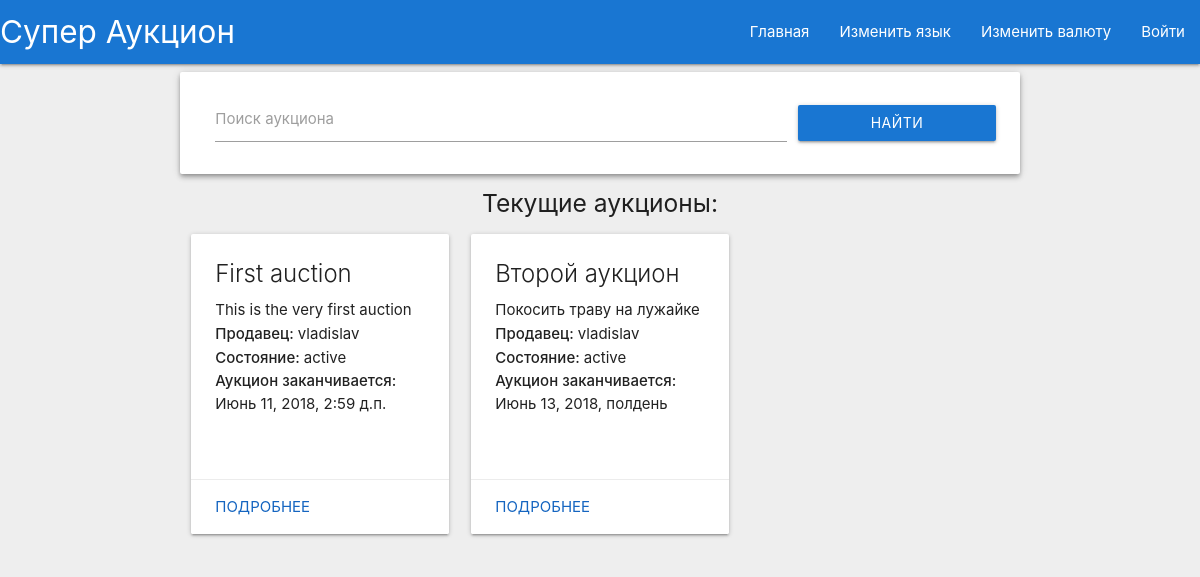
The page /browse/ on the database its author committed.
### AuctionApp/models.py (models this page shows, shortened)
class Auction(models.Model):
    title = models.CharField(max_length=100)
    description = models.CharField(max_length=1000)
    seller = models.CharField(max_length=100)
    minimum_price = models.FloatField()
    deadline = models.DateTimeField()
    state = models.CharField(max_length=50)

### AuctionApp/views.py (the view)
# urls.py: url(r'^browse/(?P<id>[0-9]+)/', browse_auction),
def browse(request):
    if request.method == 'POST':
        search_word = request.POST.get('search')
        auctions = models.Auction.objects.filter(title__contains=search_word)
    else:
        auctions = models.Auction.objects.all()
    return render(request, 'browse.html', {'auctions': auctions})

### templates/browse.html (shortened to what this page needs)
{%  extends "base.html" %}
{% load i18n %}
{% block content %}
    <div class="search-form card-panel z-depth-2">
        <form method="post" action="/browse/" class="row valign-wrapper">
            <div class="input-field col s9">
                <input id="search-input" type="text" name="search" value="">
                <label for="search-input">{% trans "Search for auctions" %}</label>
            </div>
            <button type="submit" value="Submit" class="btn waves-effect waves-light blue darken-2 col s3">
                {% trans 'Search' %}
            </button>
        </form>
    </div>
    <h5 class="center-align">{% trans 'Current auctions: ' %}</h5>
    <div class="auction-list row">
        {% for auction in auctions %}
            {% if auction.state == 'active' %}
                <div class="col s12 m4">
                    <div class="card small hoverable">
                        <div class="card-content">
                            <span class="card-title grey-text text-darken-4">
                                {{ auction.title }}
                            </span>
                            <p>{{ auction.description }}</p>
                            <p><strong>{% trans "Seller: " %}</strong>{{ auction.seller }}</p>
                            <p><strong>{% trans "State: " %}</strong>{{ auction.state }}</p>
                            <span><strong>{% trans 'Auction deadline: ' %}</strong>{{ auction.deadline }}</span>
                        </div>
                        <div class="card-action">
                            <a class="blue-text text-darken-3" href="/browse/{{ auction.id }}/">{% trans 'Details' %}</a>
                        </div>
                    </div>
                </div>
            {% endif %}
        {% endfor %}
    </div>
{%  endblock %}

### AuctionApp/static/Auction/styles.css (style rules this page uses)
.search-form form { margin-bottom: 0; }
.search-form .input-field { margin-top: 0; margin-bottom: 0; }
.auction-list .card p { line-height: 24px; }

### rows shown on the page
Auction: title "First auction", description "This is the very first auction", seller "vladislav", state "active", deadline "Июнь 11, 2018, 2:59 д.п."
Auction: title "Второй аукцион", description "Покосить траву на лужайке", seller "vladislav", state "active", deadline "Июнь 13, 2018, полдень"
